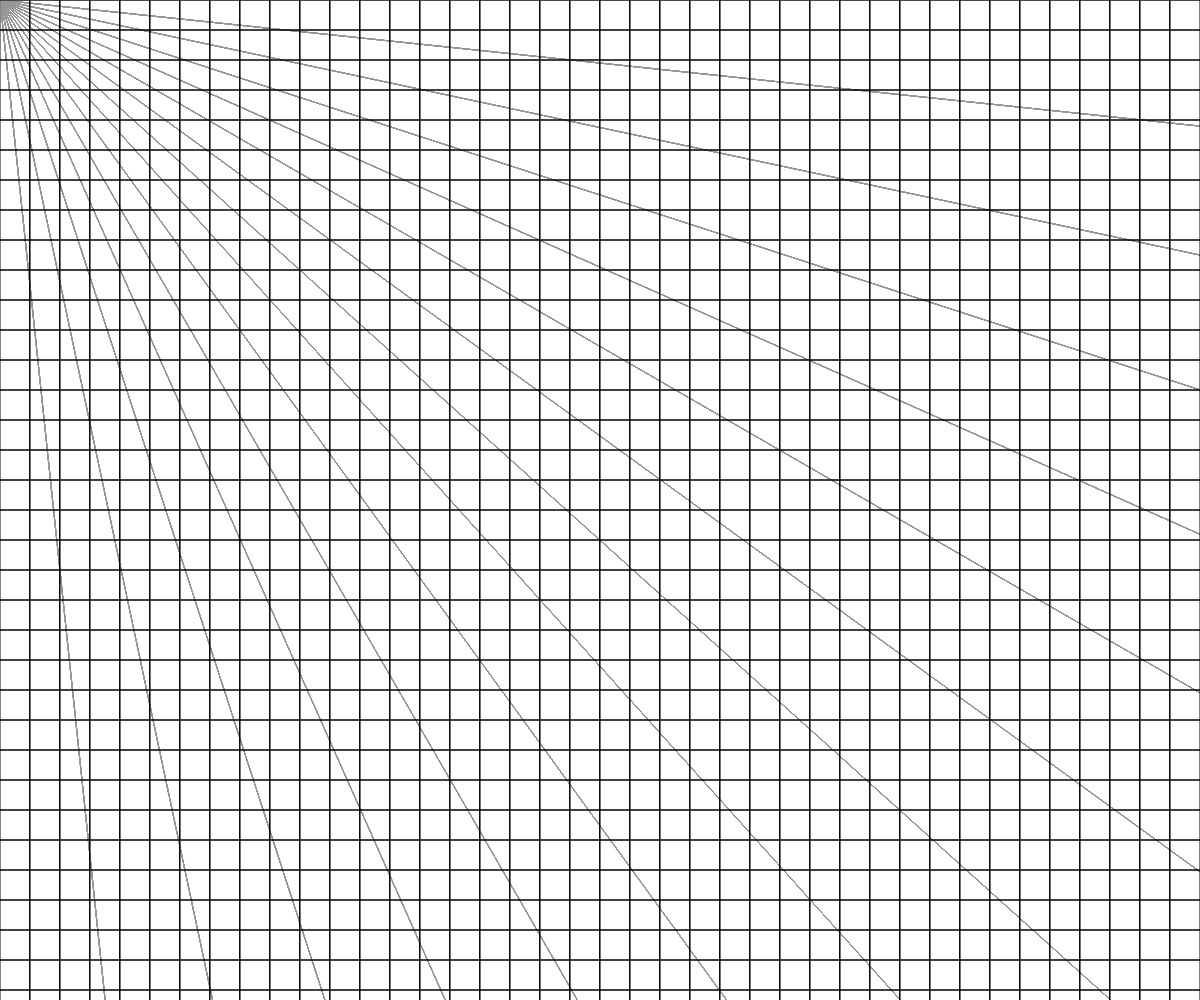
Frame 1 (no input)
Frame 60 (no input): identical to frame 1, image omitted
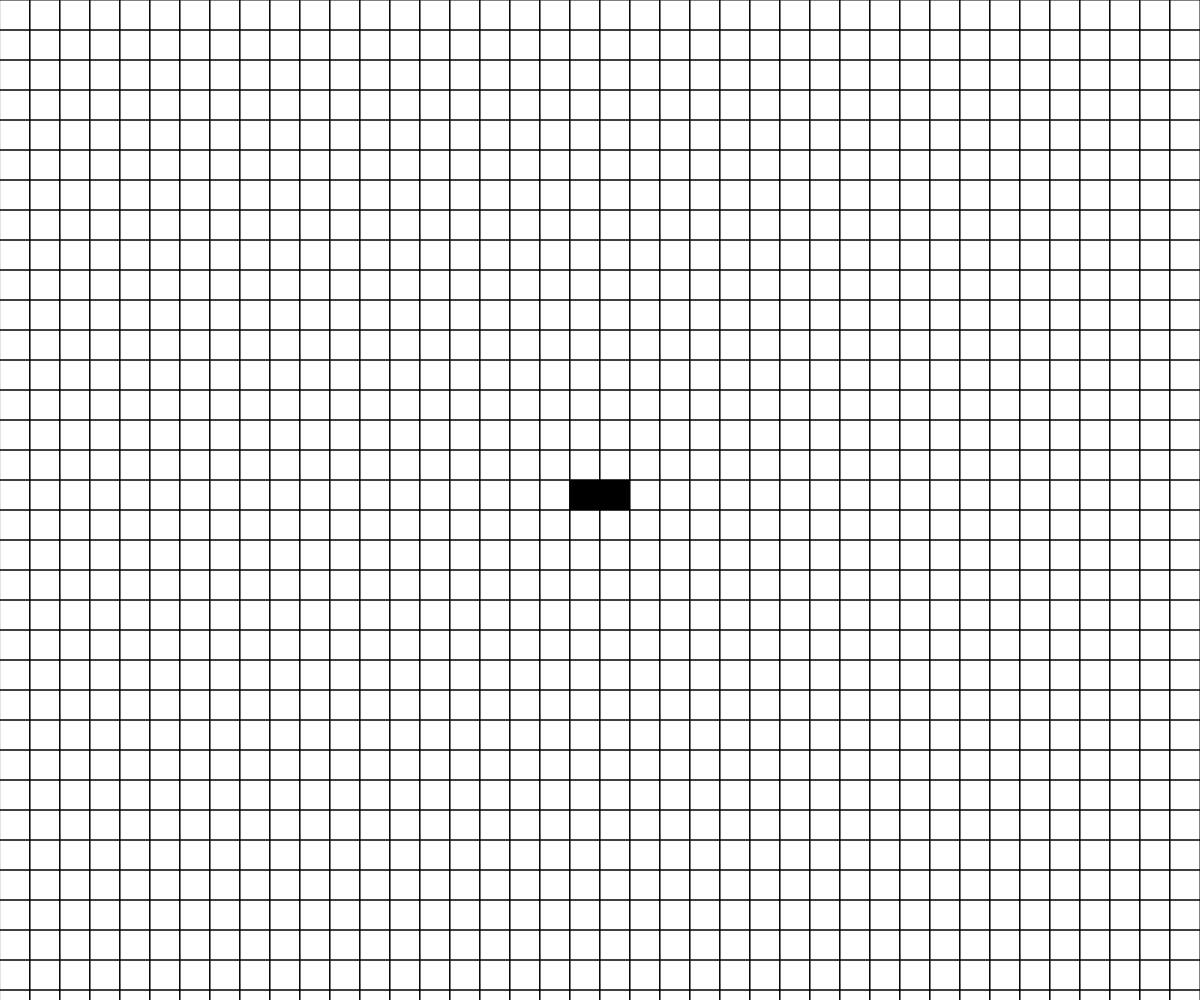
Frame 120 (the mouse pressed at the canvas centre since frame 60)

The p5.js sketch that drew these frames (run headless with seeded random() and noise() and a simulated clock; from frame 60 on, the mouse is pressed at the canvas centre):

// p5.js sketch
// ── sketch.js
let grid, cols, rows, input, canvas;
var solid = [];
let res = 30;
var start = null;
var end = null;
let tests = [];

function setup() {
  canvas = createCanvas(windowWidth, windowHeight);
  canvas = canvas.elt;
  canvas.oncontextmenu = () => false;
  input = new Input();
  for (let i = 1; i <= 10; i++) {
    tests.push(new PathFinder(330, 245));
  }

  cols = ceil(windowWidth / res)
  rows = ceil(windowHeight / res)
  grid = array2D(cols, rows);
  for (let i = 0; i < cols; i++) {
    for (let j = 0; j < rows; j++ ) {
      grid[i][j] = new Box(i * res, j * res, res);
    }
  }
}

function draw() {

  clear();
  //test.ray(mouseX, mouseY);
  for (let test of tests) {
    test.move(mouseX, mouseY);
    test.fireRays(60);
  }

  stroke(0);
  input.handleMouse();

  for (let i = 0; i < cols; i++) {
    for (let j = 0; j < rows; j++ ) {
      grid[i][j].render();
    }
  }
  // for (let box of solid) {
  //   box.showEdges();
  // }

}

function keyReleased() {
  input.handleKeys(key)
}

// ── astar.js
function aStar() {

}

// ── box.js
class Box {
  constructor(posX, posY, width) {
    this.posX = posX;
    this.posY = posY;
    this.width = width;

    this.edges = [];
    for (let i = 0; i < 2; i++) {
      this.edges.push({x1: posX + (width * (i % 2)), y1: posY, x2: posX + (width * (i % 2)), y2: posY+ width});
      this.edges.push({x1: posX, y1: posY + (width * (i % 2)), x2: posX + width, y2: posY + (width * (i % 2))});
    }
    this.fillOptions = Object.freeze({solid: 0, clear: 255, start: 'rgb(0, 0, 205)', end: 'rgb(255, 0, 0)'});
    this.fillState = "clear";
  }

  render() {
    if(this.fillState === "clear") {
      noFill();
    } else {
      fill(this.fillOptions[this.fillState]);
    }
    rect(this.posX, this.posY, this.width, this.width);
  }

  showEdges() {
    for (let edge of this.edges) {
      stroke(255, 0, 0);
      line(edge.x1, edge.y1, edge.x2, edge.y2);
      noStroke();

    }
  }

  checkContact(mx, my, mouseButton, fillState) {
    if(mx >= this.posX && mx <= this.posX + this.width && my >= this.posY && my <= this.posY + this.width) {

     if(mouseButton === RIGHT) {
       this.fillState = "clear";
       if (solid.includes(this)) {
         let i = solid.indexOf(this);
         solid.splice(i, 1);
       }
     } else if(fillState != false) {
       if(fillState === "start") {
         if(start != this) {
           if(start) {
             start.fillState = "clear";
           }
           start = this;
           this.fillState = fillState;
         }
       }
       if(fillState === "end") {
         if(end != this) {
           if(end) {
             end.fillState = "clear";
           }
           end = this;
           this.fillState = fillState;
         }
       }
       return this;
     } else {
       if (!solid.includes(this)) {
         this.fillState = "solid";
         solid.push(this);
       }
     }
    }
  }
}

// ── helpers.js
function array2D(cols, rows) {
  let arr = new Array(cols);
  for( let i = 0; i < arr.length; i++) {
    arr[i] = new Array(rows);
  }
  return arr;
}

function newRandomPosition(posX, posY) {
  let newPos = {x: random([posX - 1, posX, posX + 1]), y: random([posY - 1, posY, posY + 1])};
  if(newPos == {x: posX, y: posY}) {
    return newRandomPosition(posX, posY);
  } else {
    return newPos;
  }
}

function randomMoveSet(arr, length, posX, posY) {
  if(length === 0) {
    return arr;
  } else {
    arr.push(newRandomPosition(posX, posY));
    return randomMoveSet(arr, length - 1, posX, posY);
  }
}

function intersectLine(x1, y1, x2, y2, x3, y3, x4, y4) {
  let h = ((x4 - x3)*(y1 - y3) - (y4 - y3)*(x1-x3)) / ((y4 - y3)*(x2-  x1) - (x4 - x3)*(y2 - y1));
  let g = ((x2 - x1)*(y1 - y3) - (y2 - y1)*(x1-x3)) / ((y4 - y3)*(x2 - x1) - (x4 - x3)*(y2 - y1));
  if (h >=  0 && h <= 1 && g >= 0 && g <= 1) {
    let intPoint = {x: x1 + (h * (x2 - x1)), y: y1 + (h * (y2 - y1))}
    return [true, intPoint, dist(x1, y1, intPoint.x, intPoint.y)];
  }
  return [false, null, Infinity];
}

function intersectRect(x1, y1, x2, y2, rx, ry, rw, rh) {
  let left = intersectLine(x1,y1,x2,y2, rx,ry,rx, ry+rh);
  let right = intersectLine(x1,y1,x2,y2, rx+rw,ry, rx+rw,ry+rh);
  let top = intersectLine(x1,y1,x2,y2, rx,ry, rx+rw,ry);
  let bottom = intersectLine(x1,y1,x2,y2, rx,ry+rh, rx+rw,ry+rh);

  if (left[0] || right[0] || top[0] || bottom[0]) {
  let tPArr = [left[1], right[1], top[1], bottom[1]];
  let tArr = [left[2], right[2], top[2], bottom[2]];
  let tPoint = tPArr[tArr.indexOf(min(tArr))];
    return [true, tPoint];
  }
  return false;
}

// ── input.js
class Input {
  constructor() {
    this.fillState = false;
  }

  handleKeys(keyNum) {
    if(keyNum === 'a') {
      this.fillState = (this.fillState === "start" ? false : "start");
    }
    if(keyNum === 'd') {
      this.fillState = (this.fillState === "end" ? false : "end");
    }
  }

  handleMouse() {
    if(mouseIsPressed) {
      for (let i = 0; i < cols; i++) {
        for (let j = 0; j < rows; j++ ) {
          grid[i][j].checkContact(mouseX, mouseY, mouseButton, this.fillState);
        }
      }
    }
  }
}

// ── pathfinder.js
class PathFinder {
  constructor(x, y) {
    // this.x = start.posX;
    // this.y = start.posY;
    this.x = x;
    this.y = y;
    //this.dna = randomMoveSet([], 50, start.posX/res, start.posY/res);
    this.fitness;
    this.penalties = 0;
  }

  calcFitness() {
    let toEndDist = sqrt(pow((end.posX - this.x)/res, 2) + pow((end.posY - this.y)/res, 2))
    let startEndDist = sqrt(pow((end.posX - start.x)/res, 2) + pow((end.posY - start.y)/res, 2))
    let fitness = (startEndDist - toEndDist)/startEndDist - 0.1 * penalties;
  }

  crossover(partner) {
    let child = new PathFinder();
  }

  fireRays(n) {
    let dAngle = TWO_PI/n;
    for (let i = 1; i <= n; i++) {
      let maxDist = sqrt(windowWidth*windowWidth + windowHeight*windowHeight);
      let edgeX = this.x - maxDist * cos(dAngle * i);
      let edgeY = this.y - maxDist * sin(dAngle * i);
      let sPoint = {x: edgeX, y: edgeY};
      for (let box of solid) {
        let hit = intersectRect(this.x, this.y, edgeX, edgeY, box.posX, box.posY, box.width, box.width);
        if(hit[0]) {
          let tPoint = hit[1];
          if (dist(this.x, this.y, tPoint.x, tPoint.y) < dist(this.x, this.y, sPoint.x, sPoint.y)) {
            sPoint = tPoint;
          }
        }
      }
      stroke(150);
      line(this.x, this.y, sPoint.x, sPoint.y);
      noStroke();
      fill(255, 0, 0);
      ellipse(sPoint.x, sPoint.y, 10, 10);

    }
  }

  // ray(mx, my) {
  //   for (let box of solid) {
  //     let hit = intersectRect(this.x, this.y, mx, my, box.posX, box.posY, box.width, box.width);
  //   };
  //   stroke(150);
  //
  //   line(this.x, this.y, mx, my)
  // }

  move(mx, my) {
    this.x = mx;
    this.y = my;
  }
}

// ── population.js
class Population {
  constructor(num, start, end, mutationRate) {
    this.population = new Array(num);
    this.start = start;
    this.end = end;
    this.mutationRate = mutationRate;

    for (let i = 0; i < num; i++) {
      this.population[i] = new PathFinder();
    }
  }

  calcFitness() {
    for (let member of this.population) {
      member.calcFitness();
    }
  }

  //mating strategy
  createMatingPool() {
    this.matingPool = [];
    //
  }

  //reproduction strategy
  reproduce() {

  }
}
